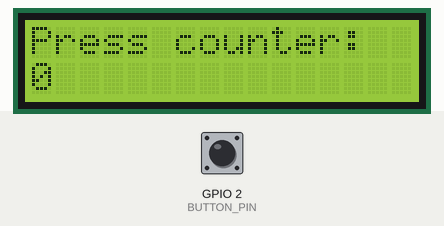
The sketch below on a simulated ESP32. Parts: 16×2 character LCD. Inputs (shaded band) come from the test bench; at power-on: GPIO 2 (BUTTON_PIN) HIGH.

Above: at 2.2 s.
2.3 s: GPIO 2 (BUTTON_PIN) pulled LOW for 0.15 s
At 2.9 s:
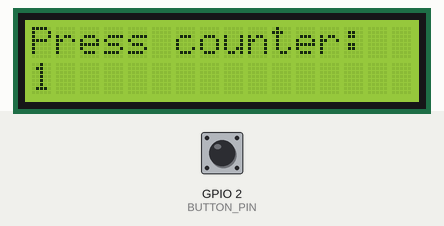
3.9 s: GPIO 2 (BUTTON_PIN) pulled LOW for 1 s
At 5.1 s:
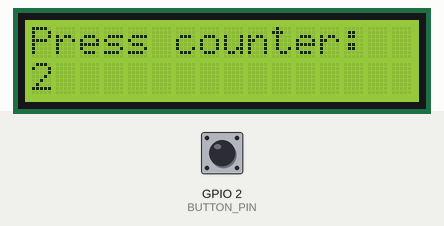
6.4 s: GPIO 2 (BUTTON_PIN) pulled LOW for 0.15 s
At 7.4 s:
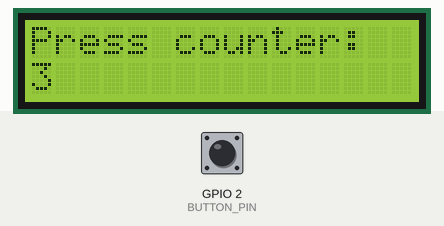
8.0 s: GPIO 2 (BUTTON_PIN) pulled LOW for 1 s
At 8.4 s:
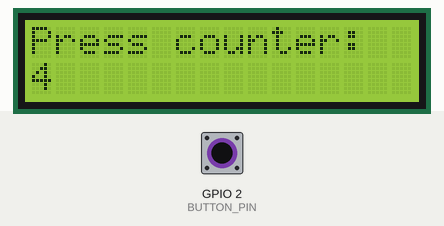
Timing chart, 0 to 11.0 s (numbered marks = the images above; inputs shaded):
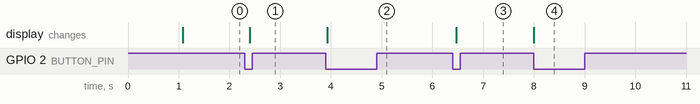

The sketch:

5_11.ino
```cpp
// Edited to work with ESP32 and Wokwi
// Using button as there is no touch
// sensor simulated in Wokwi
#include <Wire.h>
#include <LiquidCrystal_I2C.h>
#define BUTTON_PIN 2

LiquidCrystal_I2C lcd(0x27, 16, 2);

int counter = 0;
int buttonPos = HIGH;

void setup() {
  pinMode(2, INPUT_PULLUP);
  // set up the LCD's number of columns and rows:
  lcd.init();
  lcd.backlight();
  // Print a message to the LCD.
  lcd.print("Press counter:");

  delay(1000);
}

void loop() {
  int pressed = digitalRead(BUTTON_PIN);
  if (buttonPos == HIGH && pressed == LOW) {
    counter++;
  }
  buttonPos = pressed;
  // set the cursor to column 0, line 1
  lcd.setCursor(0, 1);
  lcd.print(counter);
  delay(100);
}
```

Measured:
- after the input at 2.3 s, the display: changes after 0.10 s (image 1)
- after the input at 3.9 s, the display: changes at once (image 2)
- after the input at 6.4 s, the display: changes after 0.07 s (image 3)
- after the input at 8.0 s, the display: changes at once (image 4)
